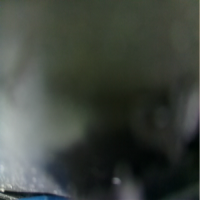
#> input picture images_new/no_target/img_0002.png, 200 x 200 px, found by its file name; its folder holds only this picture in this run
$ python crop_notargets.py
#> lines starting #> are read from the running program, lines starting #| are printed output that depends on the picture
import os
import cv2

# BASE_DIR = '/home/luke/Documents/git-repos/training-object-detection/'

BASE_DIR = '/home/luke/Documents/git-repositories/training-object-detection/'

TARGET_IMAGES_DIR =  BASE_DIR + 'images_new/target/'
NOTARGET_IMAGES_DIR =  BASE_DIR + 'images_new/no_target/'

NOTARGETS_CROPPED_DIR = BASE_DIR + 'cropped_notargets/'

def main():
    notarget_files = os.listdir(NOTARGET_IMAGES_DIR)
    notarget_files_sorted = sorted(notarget_files)

    for notarget_image in notarget_files_sorted:
        img = cv2.imread(NOTARGET_IMAGES_DIR + notarget_image)
#> img is the input picture: shape (200, 200, 3); mean B, G, R 62.3, 69.2, 63.2
        for x in range(4):
            for y in range(4):
                yc = y * 45
                xc = x * 45
                crop_img = img[y:y+45, x:x+45]
                new_filename = notarget_image.split('.')[0] + '{}{}.png'.format(x, y)
                cv2.imwrite(NOTARGETS_CROPPED_DIR + new_filename, crop_img)
#> this loop made 4 passes
#> pass 1, in main, `cv2.imwrite(NOTARGETS_CROPPED_DIR + new_filename, crop_img)`:
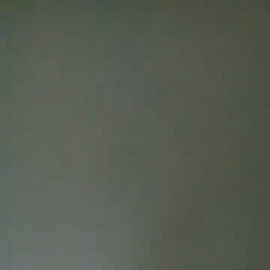
#> saved as img_000200.png: shape (45, 45, 3) (shown 6 times larger); mean B, G, R 82.1, 92.4, 86.9

if __name__ == '__main__':
    main()
